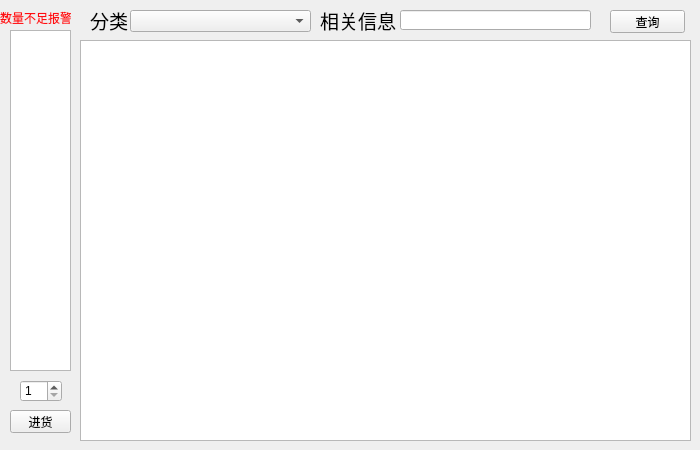
<?xml version="1.0" encoding="UTF-8"?>
<ui version="4.0">
 <class>StockForm</class>
 <widget class="QWidget" name="StockForm">
  <property name="geometry">
   <rect>
    <x>0</x>
    <y>0</y>
    <width>700</width>
    <height>450</height>
   </rect>
  </property>
  <property name="minimumSize">
   <size>
    <width>700</width>
    <height>450</height>
   </size>
  </property>
  <property name="maximumSize">
   <size>
    <width>700</width>
    <height>450</height>
   </size>
  </property>
  <property name="windowTitle">
   <string>Form</string>
  </property>
  <widget class="QListWidget" name="lnum_LWidget">
   <property name="geometry">
    <rect>
     <x>10</x>
     <y>30</y>
     <width>61</width>
     <height>341</height>
    </rect>
   </property>
  </widget>
  <widget class="QTableView" name="MSG_TView">
   <property name="geometry">
    <rect>
     <x>80</x>
     <y>40</y>
     <width>611</width>
     <height>401</height>
    </rect>
   </property>
  </widget>
  <widget class="QComboBox" name="kind_CBox">
   <property name="geometry">
    <rect>
     <x>130</x>
     <y>10</y>
     <width>181</width>
     <height>22</height>
    </rect>
   </property>
  </widget>
  <widget class="QLabel" name="label">
   <property name="geometry">
    <rect>
     <x>90</x>
     <y>10</y>
     <width>41</width>
     <height>21</height>
    </rect>
   </property>
   <property name="font">
    <font>
     <pointsize>14</pointsize>
    </font>
   </property>
   <property name="text">
    <string>分类</string>
   </property>
  </widget>
  <widget class="QLabel" name="label_2">
   <property name="geometry">
    <rect>
     <x>0</x>
     <y>10</y>
     <width>71</width>
     <height>16</height>
    </rect>
   </property>
   <property name="font">
    <font>
     <family>ADMUI3Lg</family>
    </font>
   </property>
   <property name="styleSheet">
    <string notr="true">color: rgb(255, 12, 16);</string>
   </property>
   <property name="text">
    <string>数量不足报警</string>
   </property>
  </widget>
  <widget class="QPushButton" name="search_Btn">
   <property name="geometry">
    <rect>
     <x>610</x>
     <y>10</y>
     <width>75</width>
     <height>23</height>
    </rect>
   </property>
   <property name="text">
    <string>查询</string>
   </property>
  </widget>
  <widget class="QPushButton" name="purchase_Btn">
   <property name="geometry">
    <rect>
     <x>10</x>
     <y>410</y>
     <width>61</width>
     <height>23</height>
    </rect>
   </property>
   <property name="text">
    <string>进货</string>
   </property>
  </widget>
  <widget class="QSpinBox" name="inum_SBox">
   <property name="geometry">
    <rect>
     <x>20</x>
     <y>380</y>
     <width>42</width>
     <height>22</height>
    </rect>
   </property>
   <property name="minimum">
    <number>1</number>
   </property>
   <property name="maximum">
    <number>999</number>
   </property>
  </widget>
  <widget class="QLineEdit" name="msg_LEdit">
   <property name="geometry">
    <rect>
     <x>400</x>
     <y>10</y>
     <width>191</width>
     <height>20</height>
    </rect>
   </property>
  </widget>
  <widget class="QLabel" name="label_3">
   <property name="geometry">
    <rect>
     <x>320</x>
     <y>10</y>
     <width>81</width>
     <height>21</height>
    </rect>
   </property>
   <property name="font">
    <font>
     <pointsize>14</pointsize>
    </font>
   </property>
   <property name="text">
    <string>相关信息</string>
   </property>
  </widget>
 </widget>
 <resources/>
 <connections/>
</ui>
